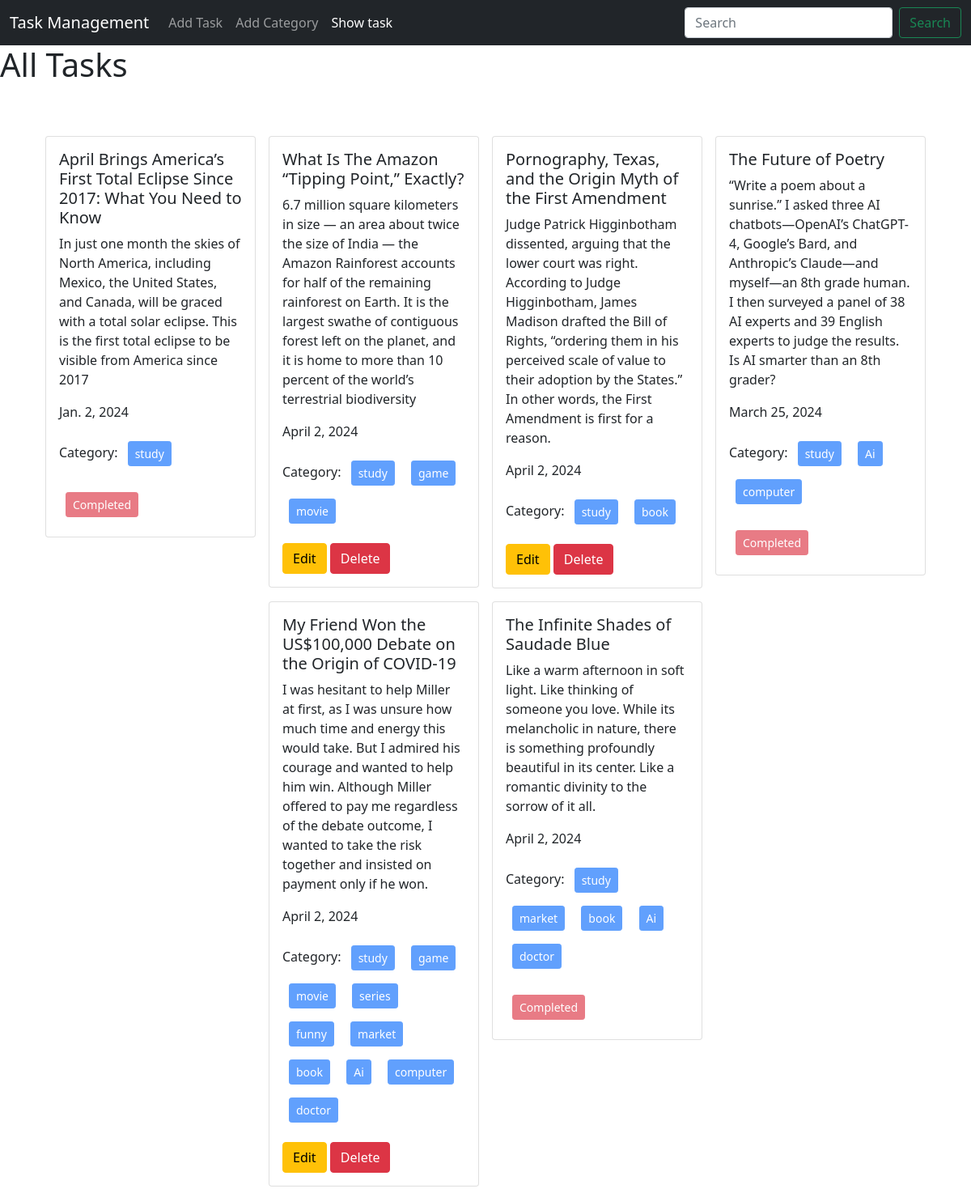
The page / on the database its author committed.
### task/models.py (models this page shows, shortened)
class TaskModel(models.Model):
    taskTitle = models.CharField(max_length=255, verbose_name="Task Title")
    taskDescription = models.TextField(verbose_name="Task Description")
    is_completed = models.BooleanField(default=False, verbose_name="Completed")
    taskAssignDate = models.DateField(verbose_name="Task Date")
    categories = models.ManyToManyField(TaskCategory, verbose_name="Task Categories")

### category/models.py (models this page shows, shortened)
class TaskCategory(models.Model):
    name = models.CharField(max_length=100)

### task_management/views.py (the view)
# urls.py: path('', views.show, name='taskpage'),
def show(request):
    data = TaskModel.objects.all()
    return render(request, 'show.html', {'data' : data})

### templates/show.html
{% extends 'base.html' %}
{% block content %}
<h1>All Tasks</h1>
<div class="d-flex flex-wrap justify-content-center px-5 pt-5">
  {% for task in data %}
  <div class="col-sm-3">
    <div class="card m-2">
      <div class="card-body">
        <h5 class="card-title">{{task.taskTitle}}</h5>
        <p class="card-text">{{task.taskDescription}}</p>
        <p class="card-text">{{task.taskAssignDate}}</p>
        <p>
            Category:
            {% for cat in task.categories.all %}
                <button class="btn btn-primary btn-sm m-2" disabled>{{ cat.name }}</button>
            {% endfor %}
        </p>
        {% if task.is_completed %}
            <button class="btn btn-danger btn-sm m-2" disabled> Completed </button>
        {% else %}
            <a href="{% url 'edit_task' task.id %}" class="btn btn-warning">Edit</a>
            <a href="{% url 'delete_task' task.id %}" class="btn btn-danger">Delete</a>
        {% endif %}
      </div>
    </div>
  </div>
  {% endfor %}
</div>
{% endblock %}

### templates/base.html (shortened to what this page needs)
<!DOCTYPE html>
<html lang="en">
  <head>
    <link
      href="https://cdn.jsdelivr.net/npm/bootstrap@5.0.2/dist/css/bootstrap.min.css"
      rel="stylesheet"
    />
  </head>
  <body>
    <nav class="navbar navbar-expand-lg navbar-dark bg-dark">
      <div class="container-fluid">
        <a class="navbar-brand" href="#">Task Management</a>
        <div class="collapse navbar-collapse" id="navbarSupportedContent">
          <ul class="navbar-nav me-auto mb-2 mb-lg-0">
            <li class="nav-item">
              <a class="nav-link" href="{% url 'add_task' %}">Add Task</a>
            </li>
            <li class="nav-item">
              <a class="nav-link" href="{% url 'add_category' %}">Add Category</a>
            </li>
            <li class="nav-item">
              <a class="nav-link active" aria-current="page" href="{% url 'taskpage' %}">Show task</a>
            </li>
          </ul>
          <form class="d-flex">
            <input
              class="form-control me-2"
              type="search"
              placeholder="Search"
              aria-label="Search"
            />
            <button class="btn btn-outline-success" type="submit">
              Search
            </button>
          </form>
        </div>
      </div>
    </nav>
    {% block content %}
    {% endblock %}
  </body>
</html>

### rows shown on the page
TaskModel: taskTitle "April Brings America’s First Total Eclipse Since 2017: What You Need to Know", taskDescription "In just one month the skies of North America, including Mexico, the United States, and Canada, will be graced with a total solar eclipse. This is the first total eclipse to be visible from America since 2017", taskAssignDate "Jan. 2, 2024", is_completed "Completed"
TaskCategory: name "study"
TaskModel: taskTitle "What Is The Amazon “Tipping Point,” Exactly?", taskDescription "6.7 million square kilometers in size — an area about twice the size of India — the Amazon Rainforest accounts for half of the remaining rainforest on Earth. It is the largest swathe of contiguous forest left on the planet, and it is home to more than 10 percent of the world’s terrestrial biodiversity", taskAssignDate "April 2, 2024", is_completed "Edit"
TaskCategory: name "game"
TaskCategory: name "movie"
TaskModel: taskTitle "Pornography, Texas, and the Origin Myth of the First Amendment", taskDescription "Judge Patrick Higginbotham dissented, arguing that the lower court was right. According to Judge Higginbotham, James Madison drafted the Bill of Rights, “ordering them in his perceived scale of value to their adoption by the States.” In other words, the First Amendment is first for a reason.", taskAssignDate "April 2, 2024", is_completed "Edit"
TaskCategory: name "book"
TaskModel: taskTitle "The Future of Poetry", taskDescription "“Write a poem about a sunrise.” I asked three AI chatbots—OpenAI’s ChatGPT-4, Google’s Bard, and Anthropic’s Claude—and myself—an 8th grade human. I then surveyed a panel of 38 AI experts and 39 English experts to judge the results. Is AI smarter than an 8th grader?", taskAssignDate "March 25, 2024", is_completed "Completed"
TaskCategory: name "Ai"
TaskCategory: name "computer"
TaskModel: taskTitle "My Friend Won the US$100,000 Debate on the Origin of COVID-19", taskDescription "I was hesitant to help Miller at first, as I was unsure how much time and energy this would take. But I admired his courage and wanted to help him win. Although Miller offered to pay me regardless of the debate outcome, I wanted to take the risk together and insisted on payment only if he won.", taskAssignDate "April 2, 2024", is_completed "Edit"
TaskCategory: name "series"
TaskCategory: name "funny"
TaskCategory: name "market"
TaskCategory: name "doctor"
TaskModel: taskTitle "The Infinite Shades of Saudade Blue", taskDescription "Like a warm afternoon in soft light. Like thinking of someone you love. While its melancholic in nature, there is something profoundly beautiful in its center. Like a romantic divinity to the sorrow of it all.", taskAssignDate "April 2, 2024", is_completed "Completed"
